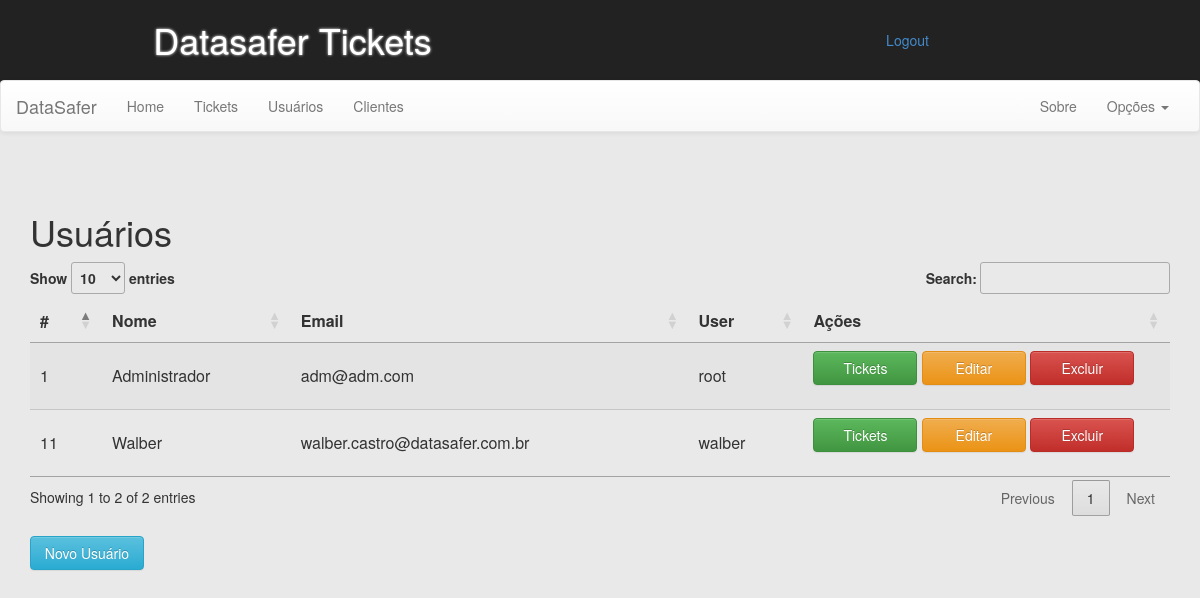
Before: /?pag=usuarios (signed in) with the older database file.
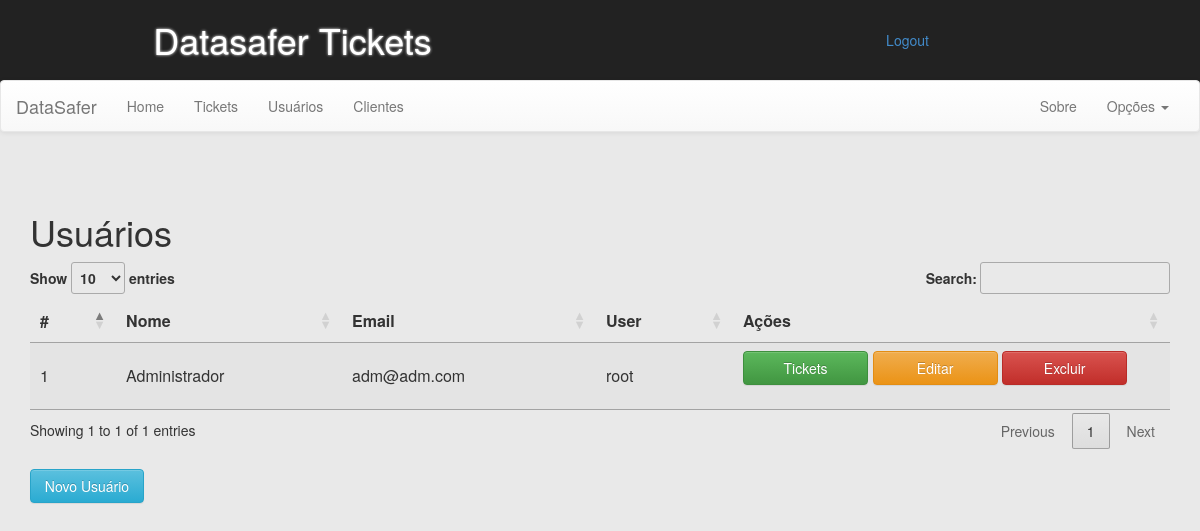
After: the same page with the newer database file.
### tables this page shows
CREATE TABLE IF NOT EXISTS `tck_user` (
  `id` int(11) NOT NULL auto_increment,
  `nome` varchar(50) NOT NULL,
  `email` varchar(80) NOT NULL,
  `user` varchar(30) NOT NULL,
  `passwd` varchar(50) NOT NULL,
  `tipo` int(2) NOT NULL,
  PRIMARY KEY  (`id`),
  UNIQUE KEY `user` (`user`)
);

### rsc/pag/usuarios.php (the view, shortened to what this page needs)
<div class="container usuarios">
 	<h1>Usuários</h1>
 	<?php
 	if(isset($_SESSION['id_logged'])){
 		if(!isset($_GET['interna'])){
		$stmt = "SELECT tipo FROM tck_user WHERE id =".$_SESSION['id_logged'];
		$stmt = mysql_query($stmt);
		$rsc = mysql_fetch_array($stmt);
		if($rsc['tipo'] == '1'){
			$stmt = "SELECT * FROM tck_user WHERE tipo != 3";
			$stmt = mysql_query($stmt);
			?>
			<table id="ticket_table" class="row-border hover stripe">
				<thead>
					<tr>
						<th>#</th>
						<th>Nome</th>
						<th>Email</th>
						<th>User</th>
						<th>Ações</th>
					</tr>
				</thead>
				<tbody>
					<?php
					while ($res = mysql_fetch_array($stmt)) {
						$id    = $res['id'];
						$nome  = $res['nome'];
						$email = $res['email'];
						$user  = $res['user'];
						?>
						<tr>
							<td><?php echo $id ?></td>
							<td><?php echo $nome ?></td>
							<td><?php echo $email ?></td>
							<td><?php echo $user ?></td>
							<td>
							<form method="post" id="exclude_form_<?php echo $id ?>" action="rsc/system_arqs/actions.php">
							<a href="?pag=user_tickets&interna=<?php echo $id ?>" class="btn btn-success" style="width: 30%;">Tickets</a>
							<a href="?pag=usuarios&interna=<?php echo $id ?>" class="btn btn-warning" style="width: 30%;">Editar</a>
							<input type="button" id="btn_submit_<?php echo $id ?>" value="Excluir" class="btn btn-danger" style="width: 30%;">
							</form>
							</td>
						</tr>
						<?php
					}
					?>
				</tbody>
			</table>
			<br><a href="?pag=usuarios&interna=-1" class="btn btn-info" style="width: 10%;">Novo Usuário</a>
			<?php
		}else{
			echo '<br><div class="alert alert-danger" role="alert">Você não tem permissão para esta funcionalidade</div>';
		}
		}
	}
	?>
</div>

Changed rows visible on the page:
removed tck_user: id "11", nome "Walber", email "walber.castro@datasafer.com.br", user "walber"
Other visible differences:
text written by a page script: "Show entries Search: Showing 1 to 2 of 2 entries Previous 1 Next" → "Show entries Search: Showing 1 to 1 of 1 entries Previous 1 Next"
